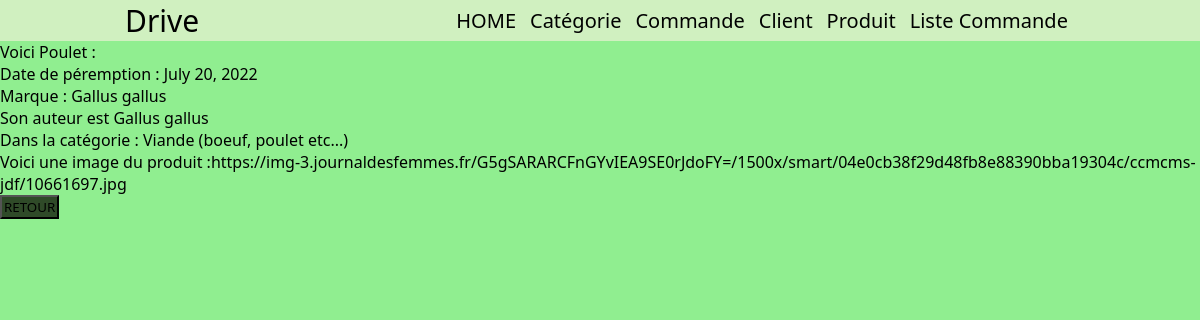
The app's page /drive/affiche-produit/1/ with its own data.
### drive/models.py (models this page shows, shortened)
class product(models.Model):
    nom = models.CharField(max_length=100)
    date = models.DateField()
    photo = models.URLField(null=True, blank=True)
    marques = models.CharField(max_length=100)
    auteur = models.CharField(max_length=100)
    categorie = models.ForeignKey("cat_product",on_delete=models.CASCADE, null=True)

class cat_product(models.Model):
    nom = models.CharField(max_length=100)
    descriptif = models.CharField(max_length=100)
    def __str__(self):
        chaine = f"{self.nom} ({self.descriptif})"
        return chaine

### drive/views.py (the view)
# urls.py: path('drive/affiche-produit/<int:id>/', views.affiche_produit),
def affiche_produit(request, id):
	produit = models.product.objects.get(pk=id)
	return render(request,'produit/affiche_produit.html',{"produit": produit})

### drive/templates/produit/affiche_produit.html (shortened to what this page needs)
{% extends "index.html" %}
{% block content %}
    <div>
        Voici {{ produit.nom }} :<br>
        Date de péremption : {{ produit.date }}<br>
        Marque : {{ produit.marques }}<br>
        Son auteur est {{ produit.auteur }}<br>
        Dans la catégorie : {{ produit.categorie }}<br>
        Voici une image du produit :{{ produit.photo }}<br>
        <button><a href="/drive/index-produit/">RETOUR</a></button>
    </div>
    {% endblock %}

### drive/static/categorie/main.css (style rules this page uses)
* { box-sizing:border-box; padding:0; margin:0; font-weight:1; color: black; overflow-x:hidden; }
body { background-color:#90EE90;font-family:system-ui,arial;display:flex;align-items:center;flex-direction:column; }
input[type=submit],button, button a { background:#2f4a28; font-family:system-ui,arial; padding: 1px 1px 1px 1px; text-decoration: none; }

### records on screen
product: nom "Poulet", date "July 20, 2022", marques "Gallus gallus", auteur "Gallus gallus", categorie "Viande (boeuf, poulet etc...)", photo "https://img-3.journaldesfemmes.fr/G5gSARARCFnGYvIEA9SE0rJdoFY=/1500x/smart/04e0cb38f29d48fb8e88390bba19304c/ccmcms-jdf/10661697.jpg"
